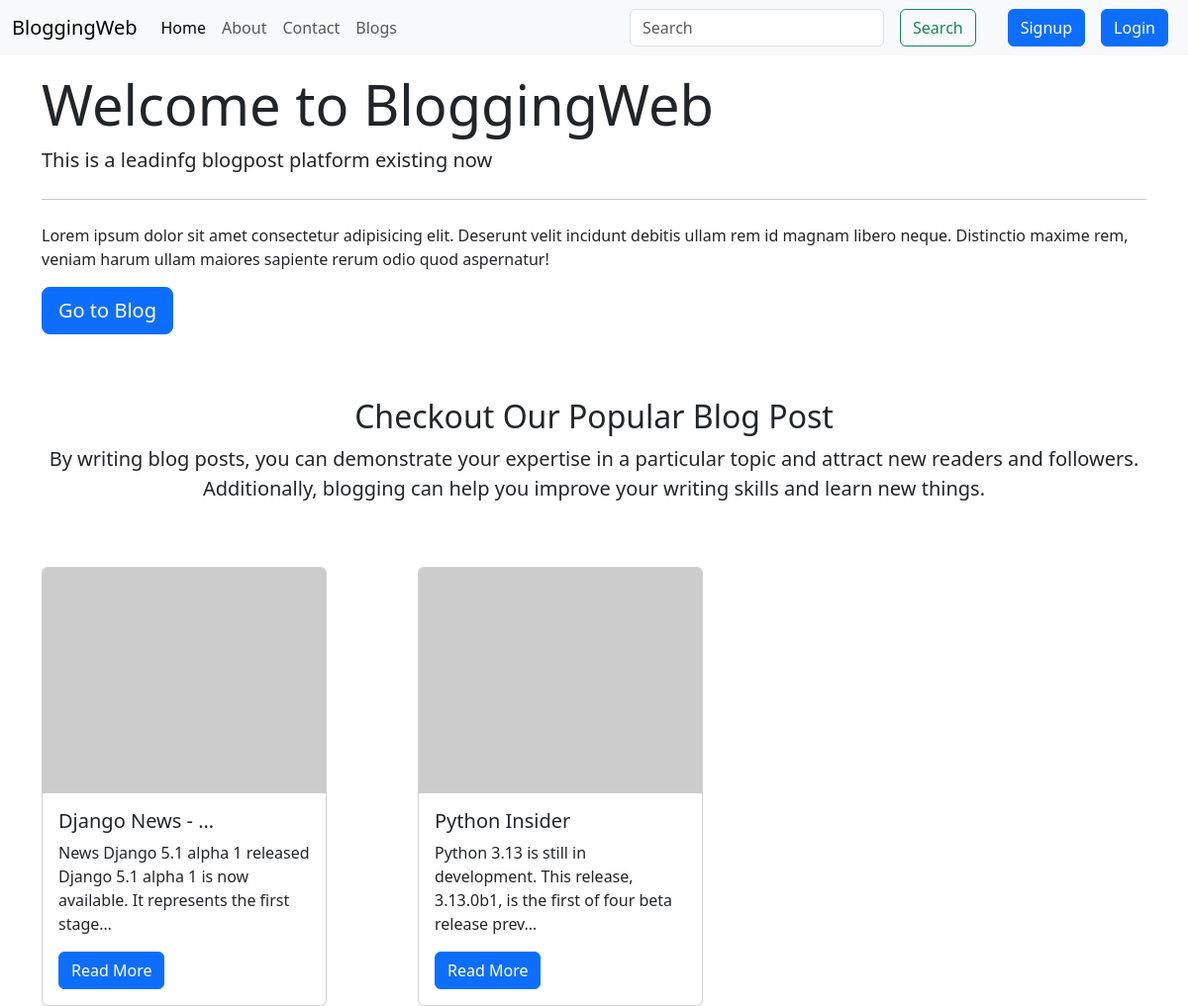
The page / on the database its author committed.
### blog/models.py (models this page shows)
class Post(models.Model):
    sno=models.AutoField(primary_key=True)
    title=models.CharField(max_length=255)
    content=models.TextField()
    author=models.CharField(max_length=25)
    email=models.CharField(max_length=100)
    slug=models.SlugField(max_length=130)
    timeStamp=models.DateTimeField(blank=True)
    def __str__(self) -> str:
        return self.title +' by '+self.author

### home/views.py (the view)
# urls.py: 2. Add a URL to urlpatterns:  path('', views.home, name='home')
def home(request):
    allPost=Post.objects.all()
    print(allPost)
    context={'allposts':allPost}
    return render(request,'home/home.html',context)

### templates/home/home.html (shortened to what this page needs)
{% extends "index.html" %}
{% block homeActive %}active{% endblock homeActive %}
{% block body %}
<div class="container my-3">
    <div class="jumbotron">
        <h1 class="display-4">Welcome to BloggingWeb</h1>
        <p class="lead">This is a leadinfg blogpost platform existing now </p>
        <hr class="my-4">
        <p>Lorem ipsum dolor sit amet consectetur adipisicing elit. Deserunt velit incidunt debitis ullam rem id magnam libero neque. Distinctio maxime rem, veniam harum ullam maiores sapiente rerum odio quod aspernatur!</p>
        <a href="/blog" class="btn btn-primary btn-lg" role="button" >Go to Blog</a>
    </div>
</div>
<div class="container">
    <div class="py-5 text-center">
        <h2>Checkout Our Popular Blog Post</h2>
        <p class="lead">By writing blog posts, you can demonstrate your expertise in a particular topic and attract new readers and followers. Additionally, blogging can help you improve your writing skills and learn new things.</p>
    </div>
    <div class="row">
      {% for post in allposts  %}
      <div class="col-md-4" >
        <div class="card" style="width: 18rem;">
          <img src="https://picsum.photos/500/400?{{post.title}}" class="card-img-top" alt="...">
          <div class="card-body">
            <h5 class="card-title">{{post.title | truncatechars:15}}</h5>
            <p class="card-text">{{post.content| truncatechars:100}}</p>
            <a href="/blog/{{post.slug}}" role="button" class="btn btn-primary">Read More</a>
          </div>
        </div>
      </div>
      {% endfor %}
    </div>
</div>
{% endblock body %}

### templates/index.html (shortened to what this page needs)
<!doctype html>
<html lang="en">
  <head>
    <link href="https://cdn.jsdelivr.net/npm/bootstrap@5.3.3/dist/css/bootstrap.min.css" rel="stylesheet">
  </head>
  <body>
    <nav class="navbar navbar-expand-lg bg-body-tertiary">
        <div class="container-fluid">
          <a class="navbar-brand" href="/">BloggingWeb</a>
          <div class="collapse navbar-collapse" id="navbarSupportedContent">
            <ul class="navbar-nav me-auto mb-2 mb-lg-0">
              <li class="nav-item">
                <a class="nav-link {% block homeActive %}{% endblock homeActive %}" aria-current="page" href="/">Home</a>
              </li>
              <li class="nav-item">
                <a class="nav-link {% block aboutActive %}{% endblock aboutActive %}" href="/about">About</a>
              </li>
              <li class="nav-item">
                <a class="nav-link {% block contactActive %}{% endblock contactActive %}" href="/contact">Contact</a>
              </li>
              <li class="nav-item">
                <a class="nav-link {% block blogsActive %}{% endblock blogsActive %}" href="/blog">Blogs</a>
              </li>
            </ul>
            <form method="get" action="/search" class="form-inline my-2 my-lg-0 mx-3 d-flex" role="search">
              <input class="form-control me-2" id="query" name="query" type="search" placeholder="Search" aria-label="Search">
              <button class="btn btn-outline-success m-2 my-sm-0" type="submit">Search</button>
            </form>
            {% if user.is_authenticated %}
            <div class="dropdown">
              <a class="btn btn-secondary dropdown-toggle" href="#" role="button" data-bs-toggle="dropdown" aria-expanded="false">
               Welcome {{request.user}}
              </a>
              <ul class="dropdown-menu">
                <li><a class="dropdown-item" href="/logout">Logout</a></li>
              </ul>
            </div>
            {% else %}
              <button type="button" class="btn btn-primary mx-2" data-bs-toggle="modal" data-bs-target="#signupModal">Signup</button>
              <button type="button" class="btn btn-primary mx-2" data-bs-toggle="modal" data-bs-target="#loginModal">Login</button>
            {% endif %}
          </div>
        </div>
      </nav>
      {% block body %}{% endblock body %}
    </body>
</html>

### rows shown on the page
Post: title "Django News - …", content "News Django 5.1 alpha 1 released Django 5.1 alpha 1 is now available. It represents the first stage…"
Post: title "Python Insider", content "Python 3.13 is still in development. This release, 3.13.0b1, is the first of four beta release prev…"
